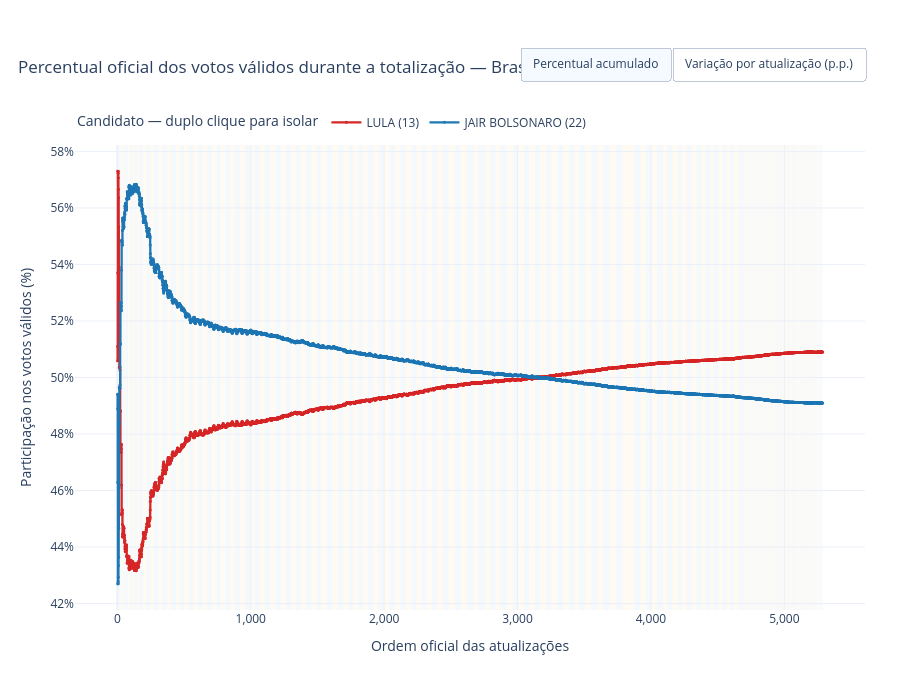

The notebook cell saved with this chart:
### Markdown cell above
## Evolução do percentual e variação por atualização

Este é o gráfico principal. O eixo horizontal conserva todas as 5.286 atualizações
na ordem oficial de `DT_TOTALIZACAO`; o horário original aparece ao passar o mouse.

- **Isolar uma linha:** duplo clique no candidato na legenda.
- **Zoom livre:** selecione a lupa e desenhe um retângulo em qualquer trecho da linha.
- **Ver a variação:** use `Variação por atualização (p.p.)` no topo do gráfico.
- **Restaurar:** duplo clique em uma área vazia.
- **Identificar blocos:** as faixas claras alternadas ao fundo delimitam os 277
  blocos observados, sem modificar nenhum ponto das linhas.

O cursor mostra horário, percentual, variação, votos acumulados, votos adicionados,
votos válidos do incremento, quantidade de seções e início/fim do bloco correspondente.

### Code cell
cores = {"LULA (13)": "#D62728", "JAIR BOLSONARO (22)": "#1F77B4"}
candidatos = list(participacao.columns)
fig = go.Figure()

dados_comuns = pd.DataFrame({
    "validos_incremento": votos_validos_no_incremento.to_numpy(),
    "secoes_incremento": secoes_no_incremento.to_numpy(),
    "secoes_acumuladas": secoes_acumuladas.to_numpy(),
    "percentual_secoes": percentual_secoes.to_numpy(),
    "bloco": dados_blocos["BLOCO_OBSERVADO"].to_numpy(),
    "posicao_no_bloco": dados_blocos["POSICAO_NO_BLOCO"].to_numpy(),
    "atualizacoes_no_bloco": dados_blocos[
        "quantidade_atualizacoes"
    ].to_numpy(),
    "inicio_bloco": dados_blocos["INICIO_BLOCO_TEXTO"].to_numpy(),
    "fim_bloco": dados_blocos["FIM_BLOCO_TEXTO"].to_numpy(),
    "secoes_no_bloco": dados_blocos["secoes_incorporadas"].to_numpy(),
    "validos_no_bloco": dados_blocos[
        "votos_validos_incorporados"
    ].to_numpy(),
    "lula_pct_bloco": dados_blocos["lula_percentual_no_bloco"].to_numpy(),
    "bolsonaro_pct_bloco": dados_blocos[
        "bolsonaro_percentual_no_bloco"
    ].to_numpy(),
    "efeito_bolsonaro_bloco": dados_blocos[
        "variacao_bolsonaro_pp"
    ].to_numpy(),
}, index=indice)

for candidato in candidatos:
    detalhes = pd.DataFrame({
        "acumulado": acumulado[candidato].to_numpy(),
        "incremento": incrementos[candidato].to_numpy(),
        "variacao": variacao_percentual[candidato].to_numpy(),
        "validos_incremento": dados_comuns["validos_incremento"].to_numpy(),
        "secoes_incremento": dados_comuns["secoes_incremento"].to_numpy(),
        "secoes_acumuladas": dados_comuns["secoes_acumuladas"].to_numpy(),
        "percentual_secoes": dados_comuns["percentual_secoes"].to_numpy(),
        "bloco": dados_comuns["bloco"].to_numpy(),
        "posicao_no_bloco": dados_comuns["posicao_no_bloco"].to_numpy(),
        "atualizacoes_no_bloco": dados_comuns[
            "atualizacoes_no_bloco"
        ].to_numpy(),
        "inicio_bloco": dados_comuns["inicio_bloco"].to_numpy(),
        "fim_bloco": dados_comuns["fim_bloco"].to_numpy(),
        "secoes_no_bloco": dados_comuns["secoes_no_bloco"].to_numpy(),
        "validos_no_bloco": dados_comuns["validos_no_bloco"].to_numpy(),
        "lula_pct_bloco": dados_comuns["lula_pct_bloco"].to_numpy(),
        "bolsonaro_pct_bloco": dados_comuns[
            "bolsonaro_pct_bloco"
        ].to_numpy(),
        "efeito_bolsonaro_bloco": dados_comuns[
            "efeito_bolsonaro_bloco"
        ].to_numpy(),
    }).to_numpy(dtype=object)
    fig.add_trace(go.Scatter(
        x=ordem_atualizacao,
        y=participacao[candidato],
        text=horarios_texto,
        customdata=detalhes,
        name=candidato,
        mode="lines+markers",
        line={"width": 2.3, "color": cores[candidato], "shape": "hv"},
        marker={"size": 3, "color": cores[candidato]},
        hovertemplate=(
            "<b>%{fullData.name}</b><br>"
            "Atualização oficial: %{x:,.0f}<br>"
            "Horário da totalização: %{text}<br>"
            "Percentual dos válidos: %{y:.6f}%<br>"
            "Variação: %{customdata[2]:+.6f} p.p.<br>"
            "Votos acumulados: %{customdata[0]:,.0f}<br>"
            "Votos do candidato nesta atualização: +%{customdata[1]:,.0f}<br>"
            "Votos válidos nesta atualização: %{customdata[3]:,.0f}<br>"
            "Seções nesta atualização: %{customdata[4]:,.0f}<br>"
            "Seções acumuladas: %{customdata[5]:,.0f} (%{customdata[6]:.6f}%)<br>"
            "<br><b>Bloco observado %{customdata[7]:.0f}</b><br>"
            "Posição no bloco: %{customdata[8]:.0f}/%{customdata[9]:.0f}<br>"
            "Início: %{customdata[10]}<br>"
            "Fim: %{customdata[11]}<br>"
            "Seções no bloco: %{customdata[12]:,.0f}<br>"
            "Votos válidos no bloco: %{customdata[13]:,.0f}<br>"
            "Lula no bloco: %{customdata[14]:.6f}%<br>"
            "Bolsonaro no bloco: %{customdata[15]:.6f}%<br>"
            "Efeito do bloco em Bolsonaro: %{customdata[16]:+.6f} p.p."
            "<extra></extra>"
        ),
    ))

for candidato in candidatos:
    detalhes = pd.DataFrame({
        "percentual": participacao[candidato].to_numpy(),
        "acumulado": acumulado[candidato].to_numpy(),
        "incremento": incrementos[candidato].to_numpy(),
        "validos_incremento": dados_comuns["validos_incremento"].to_numpy(),
        "secoes_incremento": dados_comuns["secoes_incremento"].to_numpy(),
        "secoes_acumuladas": dados_comuns["secoes_acumuladas"].to_numpy(),
        "percentual_secoes": dados_comuns["percentual_secoes"].to_numpy(),
        "bloco": dados_comuns["bloco"].to_numpy(),
        "posicao_no_bloco": dados_comuns["posicao_no_bloco"].to_numpy(),
        "atualizacoes_no_bloco": dados_comuns[
            "atualizacoes_no_bloco"
        ].to_numpy(),
        "inicio_bloco": dados_comuns["inicio_bloco"].to_numpy(),
        "fim_bloco": dados_comuns["fim_bloco"].to_numpy(),
        "secoes_no_bloco": dados_comuns["secoes_no_bloco"].to_numpy(),
        "validos_no_bloco": dados_comuns["validos_no_bloco"].to_numpy(),
        "lula_pct_bloco": dados_comuns["lula_pct_bloco"].to_numpy(),
        "bolsonaro_pct_bloco": dados_comuns[
            "bolsonaro_pct_bloco"
        ].to_numpy(),
        "efeito_bolsonaro_bloco": dados_comuns[
            "efeito_bolsonaro_bloco"
        ].to_numpy(),
    }).to_numpy(dtype=object)
    fig.add_trace(go.Scatter(
        x=ordem_atualizacao,
        y=variacao_percentual[candidato],
        text=horarios_texto,
        customdata=detalhes,
        name=candidato,
        mode="lines+markers",
        visible=False,
        line={"width": 1.5, "color": cores[candidato]},
        marker={"size": 3, "color": cores[candidato]},
        hovertemplate=(
            "<b>%{fullData.name}</b><br>"
            "Atualização oficial: %{x:,.0f}<br>"
            "Horário da totalização: %{text}<br>"
            "Variação: %{y:+.6f} p.p.<br>"
            "Percentual após a atualização: %{customdata[0]:.6f}%<br>"
            "Votos acumulados: %{customdata[1]:,.0f}<br>"
            "Votos do candidato nesta atualização: +%{customdata[2]:,.0f}<br>"
            "Votos válidos nesta atualização: %{customdata[3]:,.0f}<br>"
            "Seções nesta atualização: %{customdata[4]:,.0f}<br>"
            "Seções acumuladas: %{customdata[5]:,.0f} (%{customdata[6]:.6f}%)<br>"
            "<br><b>Bloco observado %{customdata[7]:.0f}</b><br>"
            "Posição no bloco: %{customdata[8]:.0f}/%{customdata[9]:.0f}<br>"
            "Início: %{customdata[10]}<br>"
            "Fim: %{customdata[11]}<br>"
            "Seções no bloco: %{customdata[12]:,.0f}<br>"
            "Votos válidos no bloco: %{customdata[13]:,.0f}<br>"
            "Lula no bloco: %{customdata[14]:.6f}%<br>"
            "Bolsonaro no bloco: %{customdata[15]:.6f}%<br>"
            "Efeito do bloco em Bolsonaro: %{customdata[16]:+.6f} p.p."
            "<extra></extra>"
        ),
    ))

cores_fundo_blocos = ["#DCEBFA", "#FFF0D6"]
for linha in blocos_observados.itertuples(index=False):
    fig.add_vrect(
        x0=linha.primeira_atualizacao - 0.5,
        x1=linha.ultima_atualizacao + 0.5,
        fillcolor=cores_fundo_blocos[(linha.BLOCO_OBSERVADO - 1) % 2],
        opacity=0.32,
        line_width=0,
        layer="below",
    )

quantidade_candidatos = len(candidatos)
visibilidade_percentual = [True] * quantidade_candidatos + [False] * quantidade_candidatos
visibilidade_variacao = [False] * quantidade_candidatos + [True] * quantidade_candidatos

configurar_replay(
    fig,
    "Percentual oficial dos votos válidos durante a totalização — Brasil",
    "Participação nos votos válidos (%)",
)
fig.update_yaxes(ticksuffix="%", rangemode="normal")
fig.update_layout(
    updatemenus=[{
        "type": "buttons",
        "direction": "right",
        "x": 1,
        "xanchor": "right",
        "y": 1.21,
        "showactive": True,
        "buttons": [
            {
                "label": "Percentual acumulado",
                "method": "update",
                "args": [
                    {"visible": visibilidade_percentual},
                    {
                        "title.text": "Percentual oficial dos votos válidos durante a totalização — Brasil",
                        "yaxis.title.text": "Participação nos votos válidos (%)",
                        "yaxis.ticksuffix": "%",
                        "yaxis.autorange": True,
                        "yaxis.zeroline": False,
                    },
                ],
            },
            {
                "label": "Variação por atualização (p.p.)",
                "method": "update",
                "args": [
                    {"visible": visibilidade_variacao},
                    {
                        "title.text": "Variação oficial do percentual a cada atualização — Brasil",
                        "yaxis.title.text": "Variação desde a atualização anterior (p.p.)",
                        "yaxis.ticksuffix": " p.p.",
                        "yaxis.autorange": True,
                        "yaxis.zeroline": True,
                    },
                ],
            },
        ],
    }],
)

figura_readme, eixo_readme = plt.subplots(figsize=(13.5, 6.2))
for linha in blocos_observados.itertuples(index=False):
    eixo_readme.axvspan(
        linha.primeira_atualizacao - 0.5,
        linha.ultima_atualizacao + 0.5,
        color=cores_fundo_blocos[(linha.BLOCO_OBSERVADO - 1) % 2],
        alpha=0.38,
        linewidth=0,
    )
for candidato in candidatos:
    eixo_readme.plot(
        ordem_atualizacao,
        participacao[candidato],
        label=candidato,
        color=cores[candidato],
        linewidth=1.4,
        drawstyle="steps-post",
    )
eixo_readme.set(
    title="Percentual oficial dos votos válidos durante a totalização — Brasil",
    xlabel="Ordem oficial das 5.286 atualizações",
    ylabel="Participação nos votos válidos",
    xlim=(1, len(dados)),
)
eixo_readme.yaxis.set_major_formatter(PercentFormatter(xmax=100, decimals=1))
eixo_readme.grid(axis="y", color="#D9E2F2", linewidth=0.8)
eixo_readme.legend(loc="best", frameon=False, ncol=2)
figura_readme.tight_layout()
salvar_figura_svg(figura_readme, "evolucao_percentual_blocos.svg")
fig.show(config=CONFIG_GRAFICO)
